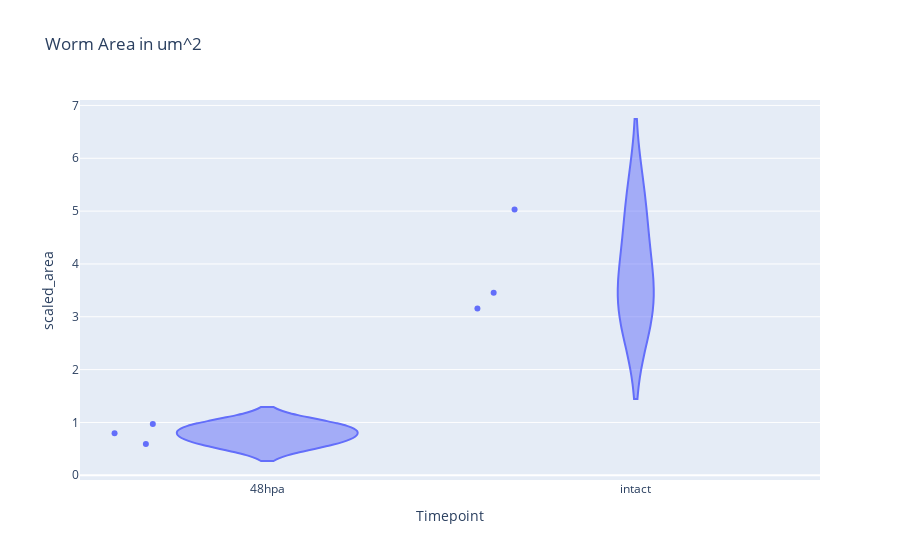

The code cell stored with this chart in its notebook:
### Markdown cell above
There are a variety of different plots we can use from plotly, and if you want to learn more about pandas/plotly we will be offering a course on that shortly after this one.

### Code cell
f = px.violin(df, x='Timepoint', y='scaled_area', points='all',hover_data=['file'], title='Worm Area in um^2')
f.write_html('violin.html')
f

### Figure 1 — Plotly figure (JSON) as saved in the notebook; plotly's stock layout.template omitted (floating-point values rounded to 4 significant figures)
{"data": [{"alignmentgroup": "True", "box": {"visible": false}, "customdata": [["files\\48hpa\\Plate000_Well2_Object4.tif_projection.tif"], ["files\\48hpa\\Plate000_Well2_Object6.tif_projection.tif"], ["files\\48hpa\\Plate000_Well2_Object9.tif_projection.tif"], ["files\\intact\\Plate000_Well1_Object3.tif_projection.tif"], ["files\\intact\\Plate000_Well1_Object4.tif_projection.tif"], ["files\\intact\\Plate000_Well1_Object6.tif_projection.tif"]], "hovertemplate": "Timepoint=%{x}<br>scaled_area=%{y}<br>file=%{customdata[0]}<extra></extra>", "legendgroup": "", "marker": {"color": "#636efa"}, "name": "", "offsetgroup": "", "orientation": "v", "points": "all", "scalegroup": "True", "showlegend": false, "type": "violin", "x": ["48hpa", "48hpa", "48hpa", "intact", "intact", "intact"], "x0": " ", "xaxis": "x", "y": [0.9702, 0.7946, 0.5921, 3.453, 5.031, 3.158], "y0": " ", "yaxis": "y"}], "layout": {"legend": {"tracegroupgap": 0}, "title": {"text": "Worm Area in um^2"}, "violinmode": "group", "xaxis": {"anchor": "y", "domain": [0, 1], "title": {"text": "Timepoint"}}, "yaxis": {"anchor": "x", "domain": [0, 1], "title": {"text": "scaled_area"}}}}
